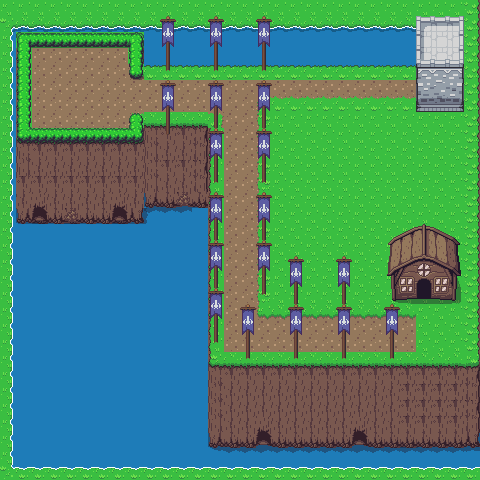

A 2D game scene composited from a Tiled map and its tileset images. What follows is a short description and the map's XML, with each tile layer's data collapsed to a summary:
An orthogonal 30x30 tile map with 16x16 px tiles, 4 tile layers (Background, Roads, Houses, Accessories) and 19 objects (HouseDoor, CastleDoor, fromHouse).

<map version="1.10" tiledversion="1.11.2" orientation="orthogonal" renderorder="right-down" width="30" height="30" tilewidth="16" tileheight="16" infinite="0" nextlayerid="8" nextobjectid="25">
 <editorsettings>
  <export target="town.lua" format="lua" />
 </editorsettings>
 <tileset firstgid="1" name="ts" tilewidth="16" tileheight="16" tilecount="1440" columns="40">
  <image source="Overworld.png" width="640" height="576" />
  <tile id="871">
   <animation>
    <frame tileid="16" duration="200" />
    <frame tileid="18" duration="200" />
    <frame tileid="20" duration="200" />
   </animation>
  </tile>
  <tile id="872">
   <animation>
    <frame tileid="17" duration="200" />
    <frame tileid="19" duration="200" />
    <frame tileid="21" duration="200" />
   </animation>
  </tile>
  <tile id="911">
   <animation>
    <frame tileid="56" duration="200" />
    <frame tileid="58" duration="200" />
    <frame tileid="60" duration="200" />
   </animation>
  </tile>
  <tile id="912">
   <animation>
    <frame tileid="57" duration="200" />
    <frame tileid="59" duration="200" />
    <frame tileid="61" duration="200" />
   </animation>
  </tile>
 </tileset>
 <layer id="1" name="Background" width="30" height="30">
  <data>[900 cells, 900 non-empty, 4 distinct tile ids]</data>
 </layer>
 <layer id="2" name="Roads" width="30" height="30">
  <data>[900 cells, 597 non-empty, 38 distinct tile ids]</data>
 </layer>
 <layer id="3" name="Houses" width="30" height="30">
  <data>[900 cells, 131 non-empty, 38 distinct tile ids]</data>
 </layer>
 <layer id="4" name="Accessories" width="30" height="30">
  <data>[900 cells, 197 non-empty, 48 distinct tile ids]</data>
 </layer>
 <objectgroup id="5" name="Walls">
  <object id="5" x="128" y="32" width="16" height="48" />
  <object id="6" x="16" y="32" width="112" height="16" />
  <object id="7" x="16" y="48" width="16" height="96" />
  <object id="8" x="32" y="128" width="112" height="16" />
  <object id="9" x="128" y="112" width="16" height="16" />
  <object id="10" x="144" y="112" width="64" height="16" />
  <object id="11" x="208" y="112" width="16" height="256" />
  <object id="12" x="224" y="352" width="256" height="16" />
  <object id="13" x="464" y="0" width="16" height="352" />
  <object id="14" x="0" y="0" width="464" height="16" />
  <object id="15" x="0" y="16" width="16" height="464" />
  <object id="16" x="16" y="464" width="464" height="16" />
  <object id="19" x="392" y="252" width="24" height="48" />
  <object id="20" x="416" y="252" width="16" height="24" />
  <object id="21" x="432" y="252" width="24" height="48" />
  <object id="22" x="416" y="44" width="48" height="68" />
 </objectgroup>
 <objectgroup id="6" name="Doors">
  <object id="17" name="HouseDoor" x="416" y="284" width="16" height="16">
   <properties>
    <property name="targetSpawn" value="fromTown" />
    <property name="targetState" value="house" />
   </properties>
  </object>
  <object id="18" name="CastleDoor" x="408" y="80" width="8" height="16" />
 </objectgroup>
 <objectgroup id="7" name="Spawns">
  <object id="24" name="fromHouse" x="416" y="316" width="16" height="16" />
 </objectgroup>
</map>
